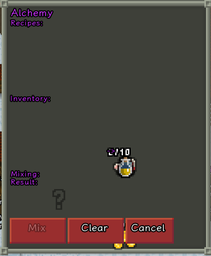
#> input picture Screenshot from 2026-01-06 23-43-48.png, 211 x 256 px, shrunk from 886 x 1075 before the run; its folder holds only this picture in this run
$ python scale_sprites_for_wiki.py --input ../.. --output out
#> lines starting #> are read from the running program, lines starting #| are printed output that depends on the picture
#!/usr/bin/env python3
"""
Tool to upscale and enhance raw sprites from the sprites/ directory for wiki visualization.

This tool:
1. Scales sprites 8x using nearest neighbor interpolation
2. Adds a background and frame for better visualization
3. Saves the enhanced images to a specified output directory
"""

import argparse
import os
from PIL import Image

try:
    import numpy as np
    HAS_NUMPY = True
except ImportError:
    HAS_NUMPY = False


def find_bounding_box(img):
    """
    Find the minimal bounding rectangle containing all non-transparent pixels.

    Args:
        img (PIL.Image): Input image with transparency

    Returns:
        tuple: (left, top, right, bottom) coordinates of the bounding box,
               or (0, 0, 0, 0) if no non-transparent pixels are found
    """
    # Convert to RGBA if not already
    if img.mode != 'RGBA':
        img = img.convert('RGBA')

    # Use numpy if available for better performance
    if HAS_NUMPY:
        # Convert image to numpy array
        img_array = np.array(img)

        # Get alpha channel (4th channel in RGBA)
        alpha_channel = img_array[:, :, 3]

        # Find rows and columns that have non-transparent pixels
        non_transparent_rows = np.any(alpha_channel > 0, axis=1)
        non_transparent_cols = np.any(alpha_channel > 0, axis=0)

        # Find the indices of these rows and columns
        row_indices = np.where(non_transparent_rows)[0]
        col_indices = np.where(non_transparent_cols)[0]

        # If no non-transparent pixels are found, return empty bounding box
        if len(row_indices) == 0 or len(col_indices) == 0:
            return (0, 0, 0, 0)

        # Get the bounding box coordinates
        top, bottom = row_indices[0], row_indices[-1] + 1
        left, right = col_indices[0], col_indices[-1] + 1

        return (left, top, right, bottom)
    else:
        # Fallback to original implementation using PIL directly
        # Get the image data
        img_data = img.getdata()
        width, height = img.size

        # Find the minimal and maximal coordinates of non-transparent pixels
        min_x, max_x = width, -1
        min_y, max_y = height, -1

        for y in range(height):
            for x in range(width):
                # Get the alpha value of the pixel
                alpha = img_data[y * width + x][3]

                # If the pixel is not transparent
                if alpha > 0:
                    min_x = min(min_x, x)
                    max_x = max(max_x, x)
                    min_y = min(min_y, y)
                    max_y = max(max_y, y)

        # If no non-transparent pixels were found, return the original dimensions
        if min_x == width:
            return (0, 0, 0, 0)

        return (min_x, min_y, max_x + 1, max_y + 1)


def upscale_and_enhance_sprite(input_path, output_path, scale_factor=8, bg_color=(240, 240, 240), frame_color=(100, 100, 100), canvas_extension=1, clip_to_content=True):
    """
    Upscale a sprite with nearest neighbor interpolation and add background/frame.

    Args:
        input_path (str): Path to the input sprite
        output_path (str): Path where the enhanced sprite will be saved
        scale_factor (int): Factor by which to scale the sprite (default: 8)
        bg_color (tuple): RGB color for the background (default: light gray)
        frame_color (tuple): RGB color for the frame (default: dark gray)
        canvas_extension (int): Number of transparent pixels to add in each direction before scaling (default: 1)
        clip_to_content (bool): Whether to clip to minimal rectangle of non-transparent pixels (default: True)
    """
    # Open the input image
    img = Image.open(input_path)

    # Ensure the image has an alpha channel for transparency
    if img.mode != 'RGBA':
        img = img.convert('RGBA')

    # Get original dimensions
    orig_width, orig_height = img.size

    # Clip to minimal bounding rectangle if requested
    if clip_to_content:
        bbox = find_bounding_box(img)
        if bbox != (0, 0, 0, 0):  # If non-transparent pixels were found
            left, top, right, bottom = bbox
            img = img.crop((left, top, right, bottom))
            # Update dimensions after cropping
            orig_width, orig_height = img.size

    # Extend the canvas by adding transparent pixels in each direction before scaling
    if canvas_extension > 0:
        extended_width = orig_width + (2 * canvas_extension)
        extended_height = orig_height + (2 * canvas_extension)

        # Create a new image with transparent background
        extended_img = Image.new('RGBA', (extended_width, extended_height), (0, 0, 0, 0))

        # Paste the original image in the center
        extended_img.paste(img, (canvas_extension, canvas_extension))

        img = extended_img
        orig_width, orig_height = extended_width, extended_height

    # Calculate new dimensions after scaling
    new_width = orig_width * scale_factor
    new_height = orig_height * scale_factor

    # Scale the image using nearest neighbor interpolation
    upscaled_img = img.resize((new_width, new_height), Image.NEAREST)

    # Create a new image with background color and extra space for frame
    frame_size = 2  # Size of the frame in pixels
    final_width = new_width + (2 * frame_size)
    final_height = new_height + (2 * frame_size)

    final_img = Image.new('RGBA', (final_width, final_height), bg_color)

    # Draw the frame
    for x in range(final_width):
        for y in range(frame_size):
            final_img.putpixel((x, y), frame_color)  # Top frame
            final_img.putpixel((x, final_height - y - 1), frame_color)  # Bottom frame
    for y in range(final_height):
        for x in range(frame_size):
            final_img.putpixel((x, y), frame_color)  # Left frame
            final_img.putpixel((final_width - x - 1, y), frame_color)  # Right frame

    # Paste the upscaled image onto the final image with frame offset
    final_img.paste(upscaled_img, (frame_size, frame_size))

    # Save the final image
    final_img.save(output_path)


# [66 lines left out: functions convert_camel_case_to_snake_case, convert_single_part, not called in this run]


def get_entity_type_and_name(filename):
    """
    Extract entity type and name from the current filename format.

    Args:
        filename (str): The current filename (e.g., 'mob_Tengu.png', 'item_Sorrowmoss.Seed.png')

    Returns:
        tuple: (entity_type, entity_name) or (None, None) if format doesn't match
    """
    import re
    # Match patterns like: mob_Tengu.png, item_Ankh.png, spell_Heal.png, etc.
    # Also handle levelObject_EntityName.png format
    # Updated to handle entity names with dots: item_Sorrowmoss.Seed.png -> item, Sorrowmoss.Seed, png
    pattern = r'^(mob|item|spell|buff|hero|npc|level|config|mechanic|skill|talent|trap|script|level_object)_(.+)\.(\w+)$'
    match = re.match(pattern, filename)

    if match:
        entity_type = match.group(1)
        entity_name = match.group(2)
        extension = match.group(3)
        return entity_type, entity_name, extension

    # Handle the levelObject naming convention (without underscore)
    level_object_pattern = r'^(levelObject)_(.+)\.(\w+)$'
    level_object_match = re.match(level_object_pattern, filename)

    if level_object_match:
        entity_type = 'level_object'  # Convert to the underscore format for consistency
        entity_name = level_object_match.group(2)
        extension = level_object_match.group(3)
        return entity_type, entity_name, extension

    return None, None, None


def get_new_image_name(filename):
    """
    Generate the new image name based on the page naming convention.

    Args:
        filename (str): The current filename (e.g., 'mob_Tengu.png')

    Returns:
        str: The new filename (e.g., 'tengu_mob.png') or None if format doesn't match
    """
    entity_type, entity_name, extension = get_entity_type_and_name(filename)

    if entity_type is None:
        return filename  # Return original name if format doesn't match known patterns

    # Convert the entity name from CamelCase to snake_case
    snake_case_name = convert_camel_case_to_snake_case(entity_name)

    # Create the new filename following the page naming convention
    # For example: tengu_mob.png, ankh_item.png, heal_spell.png
    new_name = f"{snake_case_name}_{entity_type}.{extension}"

    return new_name


def process_sprites_directory(input_dir, output_dir, scale_factor=8, canvas_extension=1, clip_to_content=True):
    """
    Process all sprites in the input directory and save enhanced versions to output directory.

    Args:
        input_dir (str): Directory containing raw sprites
        output_dir (str): Directory where enhanced sprites will be saved
        scale_factor (int): Factor by which to scale the sprites
        canvas_extension (int): Number of transparent pixels to add in each direction before scaling
        clip_to_content (bool): Whether to clip to minimal rectangle of non-transparent pixels (default: True)
    """
    # Create output directory if it doesn't exist
    os.makedirs(output_dir, exist_ok=True)

    # Supported image formats
    supported_formats = ('.png', '.jpg', '.jpeg', '.bmp', '.gif')

    # Process each image file in the input directory
    for filename in os.listdir(input_dir):
        if filename.lower().endswith(supported_formats):
            input_path = os.path.join(input_dir, filename)

            # Generate new filename that matches page naming convention
            new_filename = get_new_image_name(filename)
            output_path = os.path.join(output_dir, new_filename)

            print(f"Processing: {filename} -> {new_filename}")
            upscale_and_enhance_sprite(input_path, output_path, scale_factor, canvas_extension=canvas_extension, clip_to_content=clip_to_content)
            print(f"Saved: {output_path}")


def main():
    parser = argparse.ArgumentParser(
        description="Upscale and enhance sprites for wiki visualization",
        formatter_class=argparse.RawDescriptionHelpFormatter,
        epilog="""
Examples:
  %(prog)s -i sprites/ -o wiki-sprites/     # Process all sprites with default settings
  %(prog)s -i sprites/ -o wiki-sprites/ -s 10  # Scale 10x instead of 8x
  %(prog)s -i sprites/ -o wiki-sprites/ -c 2  # Extend canvas by 2 pixels before scaling
  %(prog)s -i sprites/mobs/ -o wiki-mobs/   # Process only mob sprites
  %(prog)s -i sprites/ -o wiki-sprites/ --no-clip  # Disable content clipping
        """
    )
    parser.add_argument('-i', '--input', required=True, help='Input directory containing raw sprites')
    parser.add_argument('-o', '--output', required=True, help='Output directory for enhanced sprites')
    parser.add_argument('-s', '--scale', type=int, default=8, help='Scale factor (default: 8)')
    parser.add_argument('-c', '--canvas-extension', type=int, default=1,
                       help='Number of transparent pixels to add in each direction before scaling (default: 1)')
    parser.add_argument('--bg-color', nargs=3, type=int, default=[240, 240, 240],
                       help='Background color as R G B values (0-255 each, default: 240 240 240)')
    parser.add_argument('--frame-color', nargs=3, type=int, default=[100, 100, 100],
                       help='Frame color as R G B values (0-255 each, default: 100 100 100)')
    parser.add_argument('--no-clip', action='store_false', dest='clip_to_content',
                       help='Disable clipping to minimal rectangle of non-transparent pixels (default: clipping is enabled)')

    args = parser.parse_args()

    # Validate color arguments
    for color_val, arg_name in [(args.bg_color, '--bg-color'), (args.frame_color, '--frame-color')]:
        if not all(0 <= c <= 255 for c in color_val):
            parser.error(f"All values in {arg_name} must be between 0 and 255")

    # Convert to tuple for use in functions
    bg_color_tuple = tuple(args.bg_color)
    frame_color_tuple = tuple(args.frame_color)

    process_sprites_directory(args.input, args.output, args.scale, args.canvas_extension, args.clip_to_content)
#> in upscale_and_enhance_sprite, img is the input picture: PIL image 211x256 RGBA; mean R, G, B, A 75.2, 69.2, 63.1, 255
#> in find_bounding_box, `alpha_channel = img_array[:, :, 3]`: alpha_channel: shape (256, 211); every value is 255
#> in find_bounding_box, `row_indices = np.where(non_transparent_rows)[0]`: row_indices = 256 values from 0 to 255
#> in find_bounding_box, `col_indices = np.where(non_transparent_cols)[0]`: col_indices = 211 values from 0 to 210
#> in find_bounding_box, `top, bottom = row_indices[0], row_indices[-1] + 1`: top = 0; bottom = 256
#> in find_bounding_box, `left, right = col_indices[0], col_indices[-1] + 1`: left = 0; right = 211
#> in upscale_and_enhance_sprite, `bbox = find_bounding_box(img)`: bbox = (0, 0, 211, 256)
#> in upscale_and_enhance_sprite, `left, top, right, bottom = bbox`: left = 0; right = 211; bottom = 256
#> in upscale_and_enhance_sprite, `extended_img = Image.new('RGBA', (extended_width, extended_height), (0..`: extended_img: PIL image 213x258 RGBA; every value is 0
#> in upscale_and_enhance_sprite, `extended_img.paste(img, (canvas_extension, canvas_extension))`:
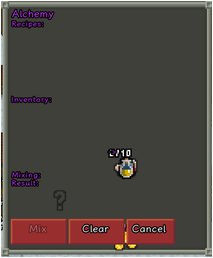
#> extended_img: PIL image 213x258 RGBA; mean R, G, B, A 74, 68, 62.1, 250.6; transparent parts drawn white
#> in upscale_and_enhance_sprite, `upscaled_img = img.resize((new_width, new_height), Image.NEAREST)`:
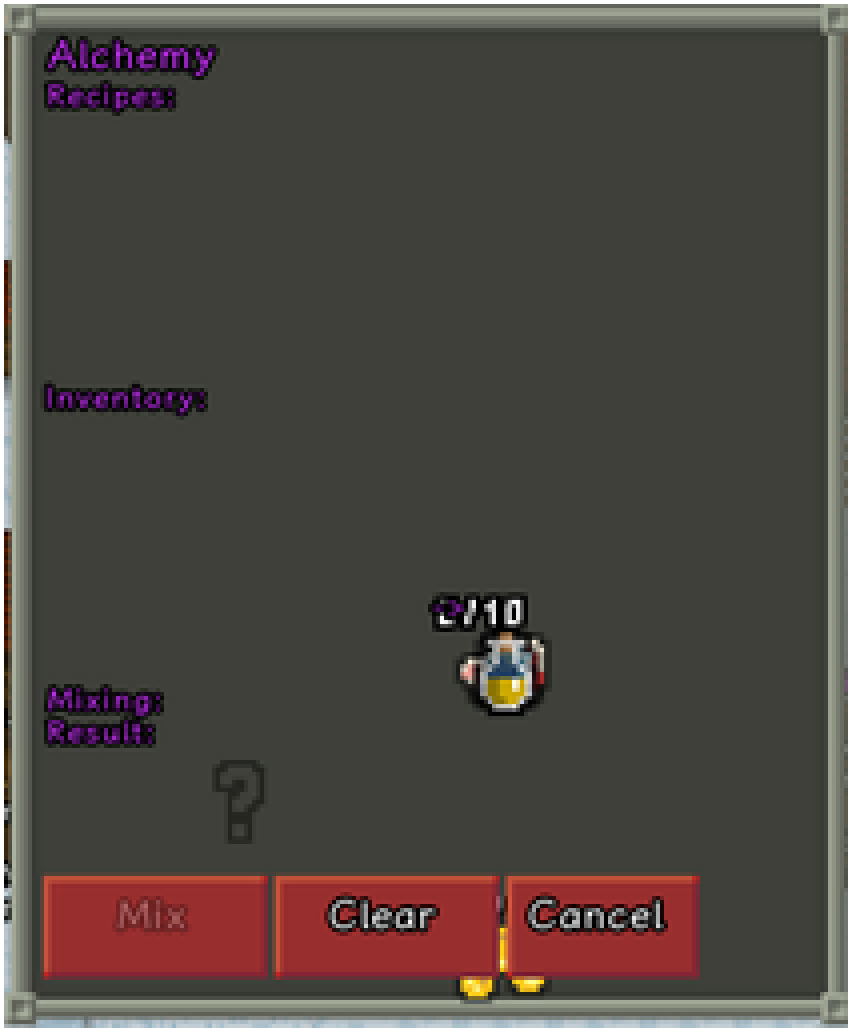
#> upscaled_img: PIL image 1704x2064 RGBA (shown at 1/2 size); mean R, G, B, A 74, 68, 62.1, 250.6; transparent parts drawn white
#> after the loop in upscale_and_enhance_sprite, `for x in range(final_width):`:
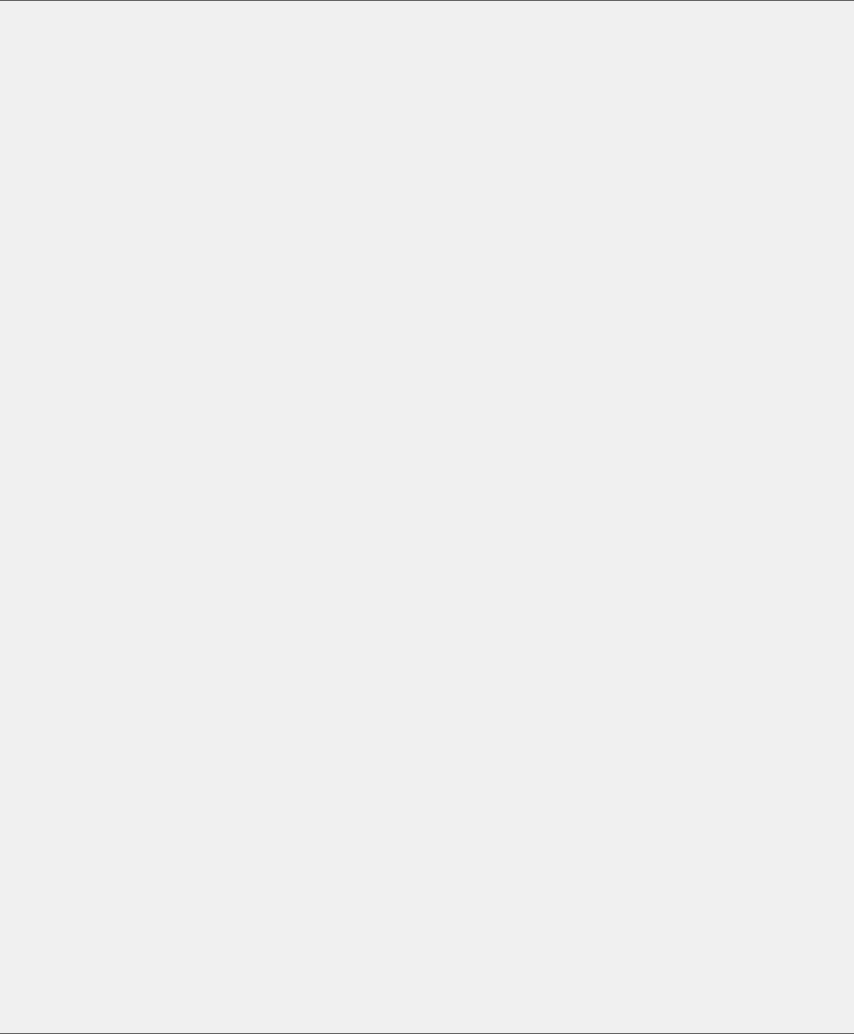
#> final_img: PIL image 1708x2068 RGBA (shown at 1/2 size); mean R, G, B, A 239.7, 239.7, 239.7, 255
#> in upscale_and_enhance_sprite, `final_img.paste(upscaled_img, (frame_size, frame_size))`:
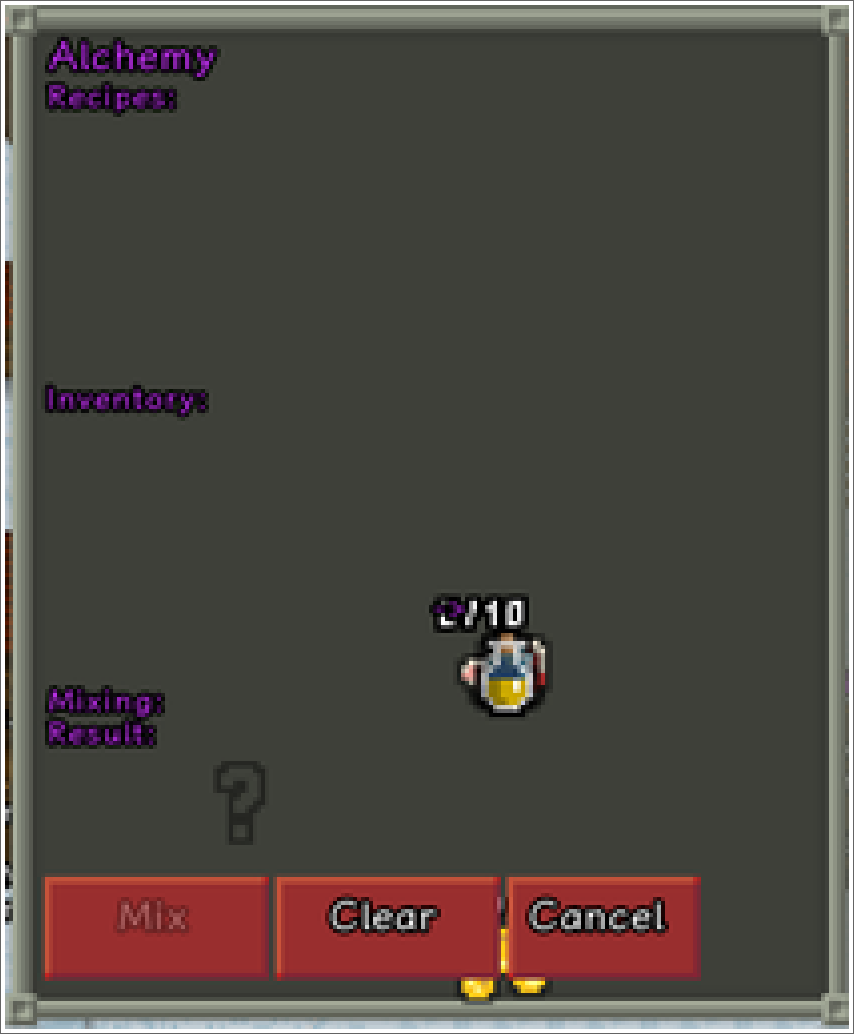
#> final_img: PIL image 1708x2068 RGBA (shown at 1/2 size); mean R, G, B, A 74.1, 68.2, 62.2, 250.7; transparent parts drawn white


if __name__ == "__main__":
    # Check if PIL/Pillow is available
    try:
        from PIL import Image
    except ImportError:
        print("Error: Pillow library is not installed.")
        print("Install it with: pip install Pillow")
        exit(1)

    # Check if NumPy is available
    try:
        import numpy as np
    except ImportError:
        print("Warning: NumPy library is not installed. Performance will be reduced.")
        print("For better performance, install it with: pip install numpy")

    main()
